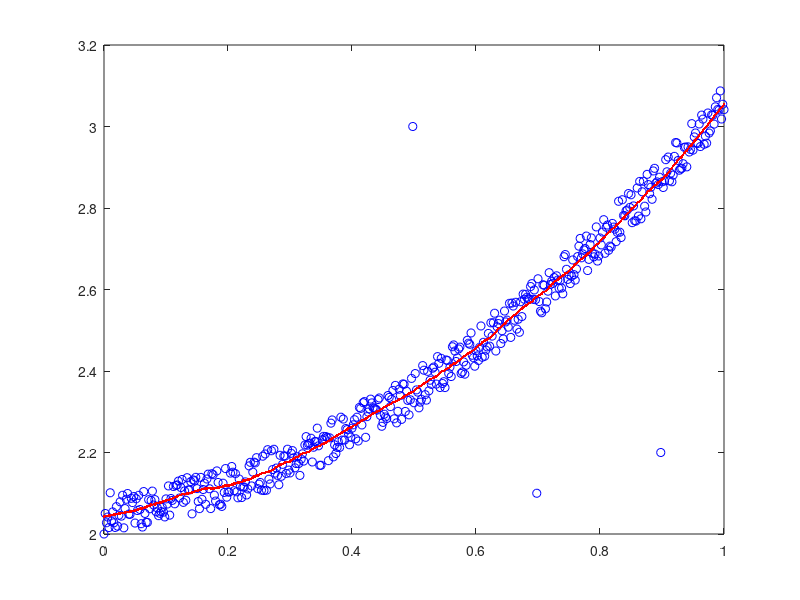

Recreate this plot in MATLAB.
clc;clear;close all

res = 501;
span = 51;
robust = true;


x = linspace(0,1,res);
y = 0.8*x.^2+0.2*x+2;
% x = x+rand(1,res)*0.005;
y = y+rand(1,res)*0.1;
y([250 350 450]) = [3 2.1 2.2];
plot(x,y,'bo')

% try to find tricube weight function of every x value
% regression value of interest: x number 51
% interval: on the entire interval.

% D = max(abs(x(51)-x(1)),abs(x(51)-x(end)));
%
% w = (1-abs((x-x(51))/D).^3).^3;
%
% figure(2)
% plot(x,w,'r.')

yreg = [];
for i = 1:res
  thisx = x(i);
  if i <= ((span-1)/2)
    v = x(1:span);
    vy = y(1:span);
  elseif (res-i+1) <= ((span-1)/2)
    v = x((res-span+1):res);
    vy = y((res-span+1):res);
  else
    v = x((i-(span-1)/2):(i+(span-1)/2));
    vy = y((i-(span-1)/2):(i+(span-1)/2));
  end
  d = max(abs(thisx-v(1)),abs(thisx-v(end)));
  w = (1-abs((v-thisx)/d).^3).^3;
  W = diag(sqrt(w));
  A = W*[v' ones(span,1)];
  b = W*vy';
  coeffs = inv(A'*A)*(A'*b);
  
  if robust
    rs = coeffs(1)*v+coeffs(2)-vy;
    MAD = median(abs(rs));
    
    w = (1-(rs./(6*MAD)).^2).^2;
    w(abs(rs)>=(6*MAD)) = 0;
    W = diag(sqrt(w));
    A = W*[v' ones(span,1)];
    b = W*vy';
    coeffs = inv(A'*A)*(A'*b);
  end
  
  yreg = [yreg coeffs(1)*thisx+coeffs(2)];
end
hold on
plot(x,yreg,'r.-')
